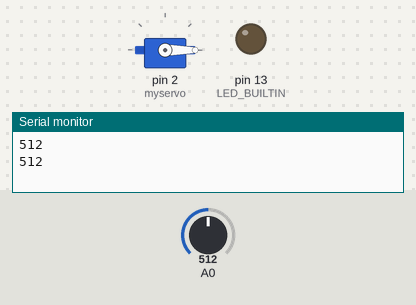
Recording of a sketch running on a simulated Arduino Uno, built with avr-gcc and run on an emulated ATmega328P. Parts: servo, output pins drawn as LEDs (lit = HIGH), the last lines printed to the serial monitor. The inputs (shaded band) are chosen by the test bench; at power-on: A0 = 512.

Above: at 1.8 s.
1.9 s: A0 set to 306
At 3.2 s:
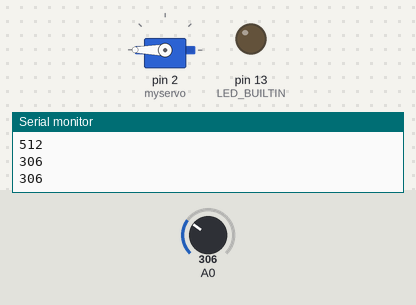
3.5 s: A0 set to 122
At 4.8 s:
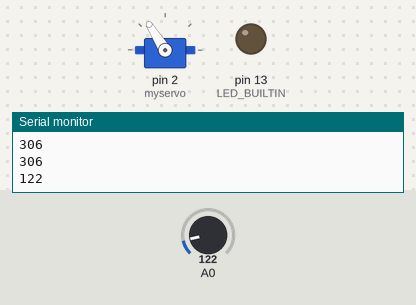
5.5 s: A0 set to 900
At 6.4 s:
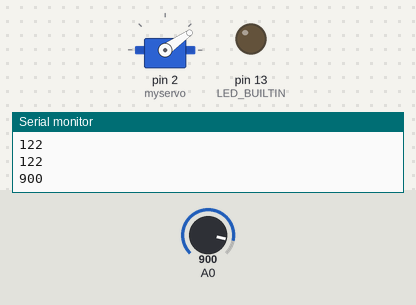
7.5 s: A0 set to 1023
At 9.1 s:
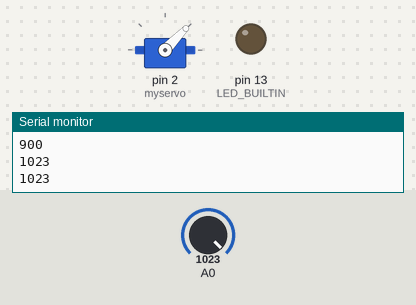
9.5 s: A0 set to 511
At 10.6 s:
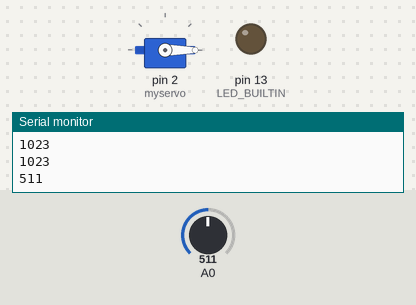
Timing chart, 0 to 12.5 s (numbered marks = the images above; inputs shaded):
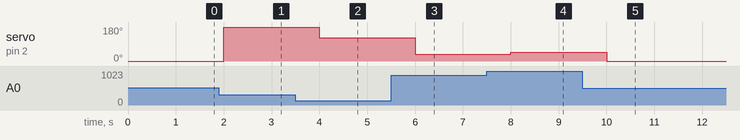

The sketch:

esc_dla_nano.ino
```cpp
#include <Servo.h>
Servo myservo;  // create servo object to control a servo
int temp_val = 0;
 int op = 0;
 int value = 0;
 int obr=0;

// the setup routine runs once when you press reset:
void setup() {
  // initialize serial communication at 9600 bits per second:
    Serial.begin(9600);
    pinMode(LED_BUILTIN, OUTPUT);
     myservo.attach(2);
}

// the loop routine runs over and over again forever:
void loop() {

  value = analogRead(A0);
  // obr = (value *180)/1023;
  op = map(value,0,1023,0,180);
// Serial.println(value);

  // read the input on analog pin 0:
  if(op > temp_val){
    digitalWrite(LED_BUILTIN, HIGH);
  // Serial.println(op);
  temp_val = op;
  }
   myservo.write(value);
  // print out the value you read:
    Serial.println(value);
 temp_val = op;

      // wait for a second
  digitalWrite(LED_BUILTIN, LOW);   // turn the LED off by making the voltage LOW
  delay(1000);
  // delay(1);  // delay in between reads for stability
}
```

Measured:
- after the input at 1.9 s, servo on pin 2 (myservo): 0° → 180° after 0.10 s
- after the input at 3.5 s, servo on pin 2 (myservo): 180° → 122° after 0.50 s
- after the input at 5.5 s, servo on pin 2 (myservo): 122° → 35° after 0.50 s
- after the input at 7.5 s, servo on pin 2 (myservo): 35° → 46° after 0.50 s
- after the input at 9.5 s, servo on pin 2 (myservo): 46° → 0° after 0.50 s
